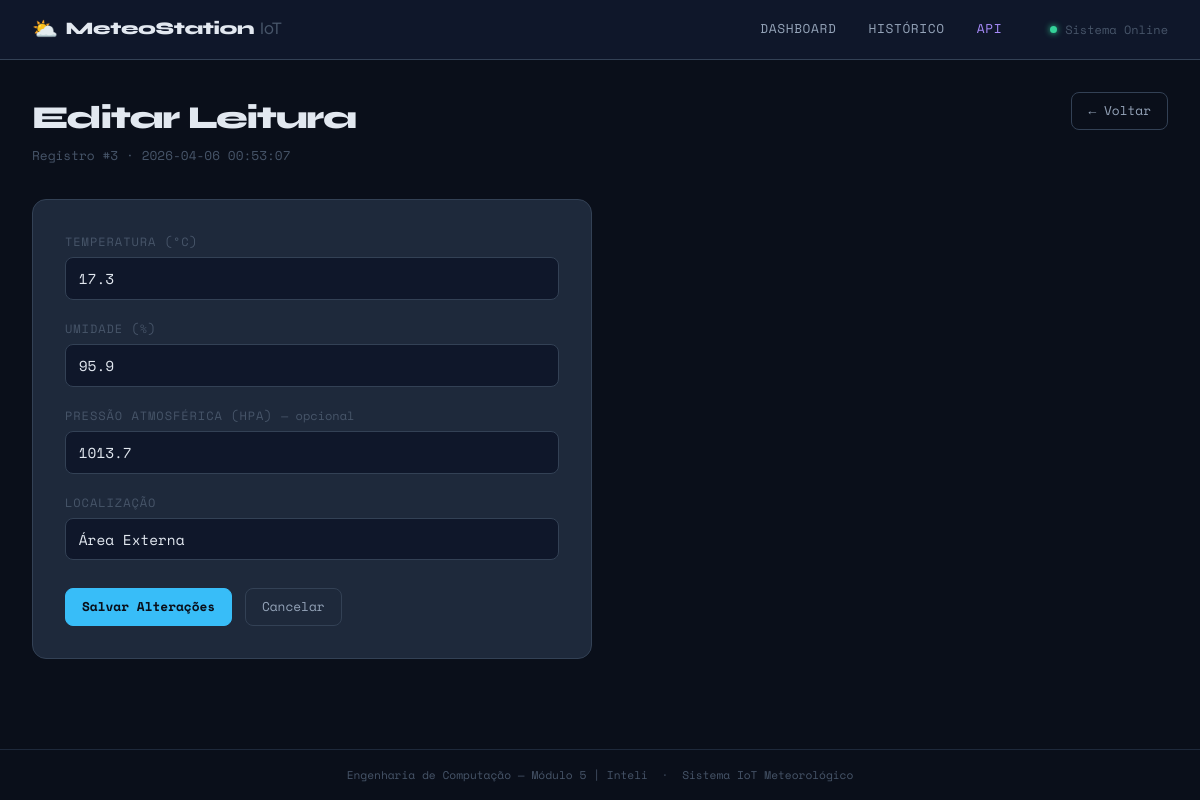
/leituras/3/editar, run on the app's committed database.
### tables this page shows
CREATE TABLE leituras (
    id INTEGER PRIMARY KEY AUTOINCREMENT,
    temperatura REAL NOT NULL,
    umidade REAL NOT NULL,
    pressao REAL,
    localizacao TEXT DEFAULT 'Lab IoT - Inteli',
    timestamp DATETIME DEFAULT (datetime('now','localtime'))
);

### app.py (the view)
@app.route('/leituras/<int:id>/editar', methods=['GET'])
def editar_form(id):
    leitura = buscar_leitura(id)
    if not leitura:
        abort(404)
    return render_template('editar.html', leitura=leitura)

### app.py (called while the page is built)
@app.before_request
def _setup():
    pass  # init_db() é chamado no __main__

### database.py (called while the page is built)
def get_db_connection():
    conn = sqlite3.connect(DB_PATH, timeout=10)
    conn.execute('PRAGMA journal_mode=WAL')
    conn.execute('PRAGMA busy_timeout=5000')
    conn.row_factory = sqlite3.Row
    return conn

def buscar_leitura(id):
    conn = get_db_connection()
    row = conn.execute('SELECT * FROM leituras WHERE id = ?', (id,)).fetchone()
    conn.close()
    return dict(row) if row else None

### templates/editar.html (shortened to what this page needs)
{% extends 'base.html' %}
{% block content %}
<div class="page-header">
  <div>
    <h1 class="page-title">Editar Leitura</h1>
    <p class="page-sub">Registro #{{ leitura.id }} · {{ leitura.timestamp }}</p>
  </div>
  <a href="{{ url_for('listar') }}" class="btn btn-ghost">← Voltar</a>
</div>
<div class="form-container">
  <form action="{{ url_for('atualizar', id=leitura.id) }}" method="POST" class="edit-form">
    <div class="form-group">
      <label class="form-label" for="temperatura">Temperatura (°C)</label>
      <input
        type="number"
        step="0.1"
        id="temperatura"
        name="temperatura"
        class="form-input"
        value="{{ leitura.temperatura }}"
        required
        min="-50"
        max="80"
      >
    </div>
    <div class="form-group">
      <label class="form-label" for="umidade">Umidade (%)</label>
      <input
        type="number"
        step="0.1"
        id="umidade"
        name="umidade"
        class="form-input"
        value="{{ leitura.umidade }}"
        required
        min="0"
        max="100"
      >
    </div>
    <div class="form-group">
      <label class="form-label" for="pressao">Pressão Atmosférica (hPa) <span class="optional">— opcional</span></label>
      <input
        type="number"
        step="0.1"
        id="pressao"
        name="pressao"
        class="form-input"
        value="{{ leitura.pressao if leitura.pressao else '' }}"
        min="800"
        max="1200"
      >
    </div>
    <div class="form-group">
      <label class="form-label" for="localizacao">Localização</label>
      <input
        type="text"
        id="localizacao"
        name="localizacao"
        class="form-input"
        value="{{ leitura.localizacao }}"
        maxlength="100"
      >
    </div>
    <div class="form-actions">
      <button type="submit" class="btn btn-primary">Salvar Alterações</button>
      <a href="{{ url_for('listar') }}" class="btn btn-ghost">Cancelar</a>
    </div>
  </form>
</div>
{% endblock %}

### static/css/style.css (style rules this page uses)
:root { --bg-base: #0a0f1a; --bg-surface: #0f172a; --bg-card: #1e293b; --bg-hover: #263349; --border: #1e293b; --border-hi: #334155; --text-primary: #e2e8f0; --text-secondary: #94a3b8; --text-muted: #475569; --accent-temp: #f97316; --accent-umid: #38bdf8; --accent-pres: #a78bfa; --accent-total: #34d399; --accent-red: #f43f5e; --font-display: 'Syne', sans-serif; --font-mono: 'Space Mono', monospace; --radius: 8px; --radius-lg: 14px; --shadow: 0 4px 24px rgba(0,0,0,0.4); }
*, *::before, *::after { box-sizing: border-box; margin: 0; padding: 0; }
html { scroll-behavior: smooth; }
body { background: var(--bg-base); color: var(--text-primary); font-family: var(--font-mono); font-size: 14px; line-height: 1.6; min-height: 100vh; display: flex; flex-direction: column; }
a { color: inherit; text-decoration: none; }
.page-header { display: flex; align-items: flex-start; justify-content: space-between; margin-bottom: 2rem; }
.page-title { font-family: var(--font-display); font-size: 2rem; font-weight: 800; letter-spacing: -0.04em; }
.page-sub { color: var(--text-muted); font-size: 0.8rem; margin-top: 0.2rem; }
.btn { display: inline-flex; align-items: center; gap: 0.3rem; padding: 0.5rem 1rem; border-radius: var(--radius); font-family: var(--font-mono); font-size: 0.8rem; cursor: pointer; border: 1px solid var(--border-hi); background: var(--bg-card); color: var(--text-secondary); transition: all 0.15s; white-space: nowrap; }
.btn-primary { background: var(--accent-umid); color: #0a0f1a; border-color: var(--accent-umid); font-weight: 700; }
.btn-ghost { background: transparent; }
.form-container { max-width: 560px; }
.edit-form { background: var(--bg-card); border: 1px solid var(--border-hi); border-radius: var(--radius-lg); padding: 2rem; display: flex; flex-direction: column; gap: 1.2rem; }
.form-group { display: flex; flex-direction: column; gap: 0.4rem; }
.form-label { font-size: 0.75rem; text-transform: uppercase; letter-spacing: 0.08em; color: var(--text-muted); }
.optional { color: var(--text-muted); text-transform: none; letter-spacing: 0; }
.form-input { background: var(--bg-surface); border: 1px solid var(--border-hi); border-radius: var(--radius); color: var(--text-primary); font-family: var(--font-mono); font-size: 0.9rem; padding: 0.6rem 0.8rem; transition: border-color 0.2s; outline: none; }
.form-actions { display: flex; gap: 0.8rem; padding-top: 0.5rem; }

### data on the page
leituras: id "3", timestamp "2026-04-06 00:53:07", temperatura "17.3", umidade "95.9", pressao "1013.7", localizacao "Área Externa"
